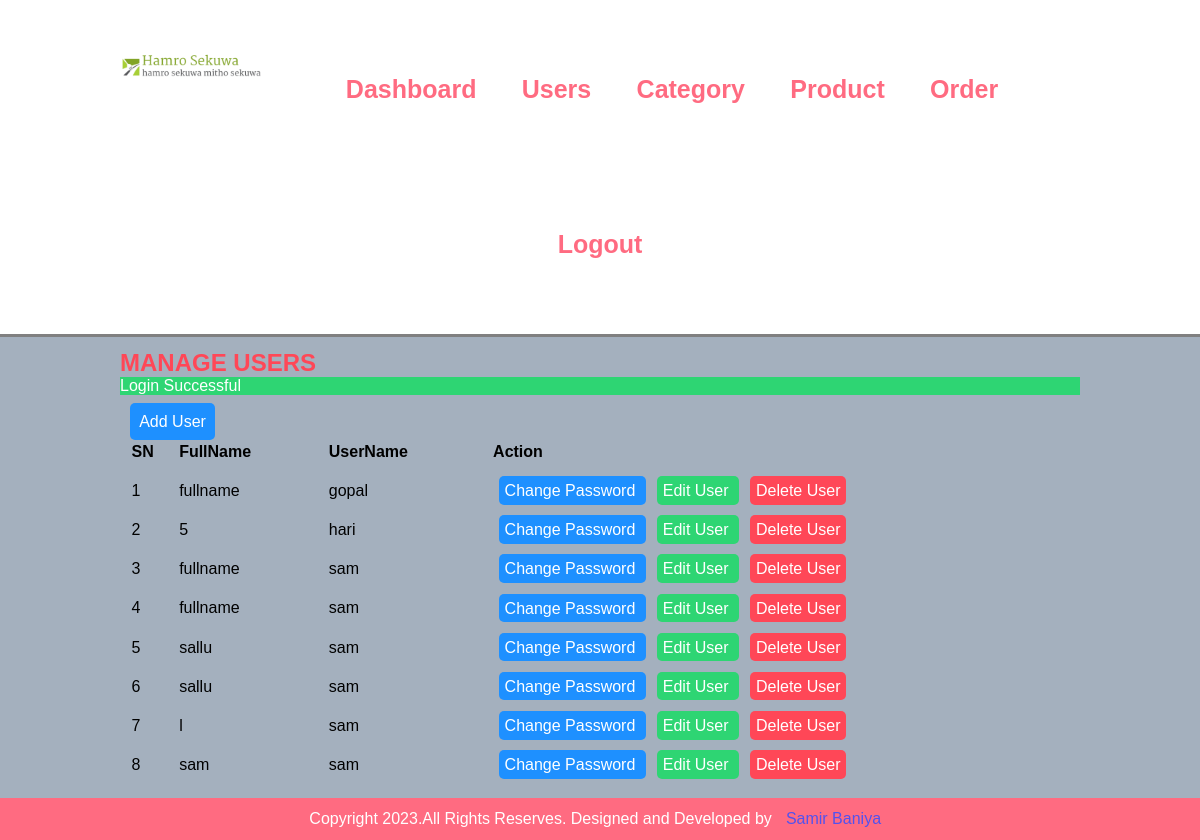
Page /admin/manage-user.php (signed in) on the committed database.
### tables this page shows
CREATE TABLE `users` (
  `id` int(10) UNSIGNED NOT NULL,
  `full_name` varchar(100) NOT NULL,
  `user_name` varchar(100) NOT NULL,
  `password` varchar(255) NOT NULL
);

### admin/manage-user.php (the view, shortened to what this page needs)
<?php include('common/header.php') ?>
    <section class="content">
        <div class="wrapper">
             <h1 class="heading">MANAGE USERS</h1>
             <br>
                <a class="btn btn-secondary user-add" href="add-user.php"> Add User</a>
             <br>
                <table class="table">
                    <thead>
                       <tr>
                            <th>SN</th>
                            <th>FullName</th>
                            <th>UserName</th>
                            <th>Action</th>
                       </tr>
                    </thead>
                    <tbody>
                        <?php
                        $sql = "SELECT * FROM `users`";
                        $exec = mysqli_query($conn, $sql);
                        if($exec == TRUE){
                            $count = mysqli_num_rows($exec);
                            if($count > 0){
                                $sn=1;
                                while( $rows = mysqli_fetch_assoc($exec)){
                                    $id = $rows['id'];
                                    $full_name = $rows['full_name'];
                                    $user_name = $rows['user_name'];
                                    ?>
                                    <tr>
                                        <td><?php echo $sn++; ?></td>
                                        <td><?php echo $full_name; ?></td>
                                        <td><?php echo $user_name; ?></td>
                                        <td>
                                        <a class="btn btn-secondary" href="<?php echo APP_URL;?>admin/update-password.php?id=<?php echo $id; ?>">
                                Change Password
                            </a>
                            <a class="btn btn-primary" href="<?php echo APP_URL;?>admin/edit-user.php?id=<?php echo $id; ?>">
                                Edit User
                            </a>
                                <a class="btn btn-danger" href="<?php echo APP_URL;?>admin/delete-user.php?id=<?php echo $id; ?>">
                                    Delete User
                                </a>
                                        </td>
                                    </tr>
                                    <?php
                                }
                            }else{
                                echo'<tr><td colspan="4">No rows to display</td></tr>';
                            }
                        }
                        ?>
                    </tbody>
                </table>
        </div>
    </section>
<?php include('common/footer.php') ?>

### css/admin.css (style rules this page uses)
* { margin: 0; padding: 0; font-family: Arial, Helvetica, sans-serif ; }
.wrapper { width: 80%; margin: 0 auto; padding: 1%; }
.content { background-color: #a4b0be; padding-top: 1% 0; }
.heading { color: #ff4757; font-weight: 900; }
.table { width: 100%; }
.table tr th { text-align: left; padding: 1%; }
.table tr td { padding: 1%; }
a { text-decoration: none; margin: 1%; }
.btn { padding: 1%; color: white; font-size: 1rem; border-radius: 5px; border: none; }
.btn-primary { background-color: #2ed573; }
.btn-secondary { background-color: #1e90ff; }
.btn-danger { background-color: #ff4757; }
.success { color: white; background-color: #2ed573; }

### rows in the picture
users: full_name "fullname", user_name "gopal"
users: full_name "5", user_name "hari"
users: full_name "fullname", user_name "sam"
users: full_name "fullname", user_name "sam"
users: full_name "sallu", user_name "sam"
users: full_name "sallu", user_name "sam"
users: full_name "l", user_name "sam"
users: full_name "sam", user_name "sam"

### other values in the picture
$_SESSION['message'] "Login Successful"
